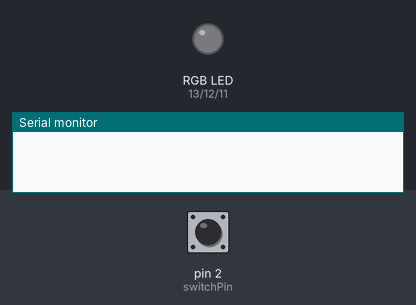
A sketch run on a simulated Arduino Uno, built with avr-gcc and run on an emulated ATmega328P. On the bench: an RGB LED mixed from three pins (HIGH = lit), the last lines printed to the serial monitor. Inputs (shaded band) come from the test bench; at power-on: pin 2 (switchPin) HIGH. Dim RGB values are drawn brighter than linear.

Above: at 1.2 s.
1.3 s: pin 2 (switchPin) pulled LOW for 0.15 s
At 2.5 s:
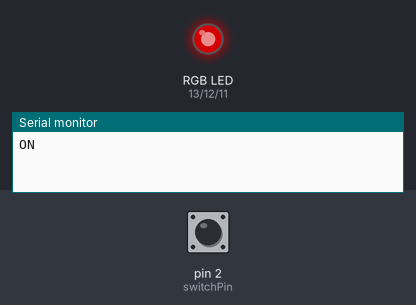
2.9 s: pin 2 (switchPin) pulled LOW for 1 s
At 4.9 s:
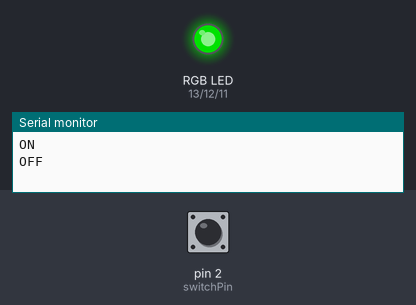
5.4 s: pin 2 (switchPin) pulled LOW for 0.15 s
At 6.4 s:
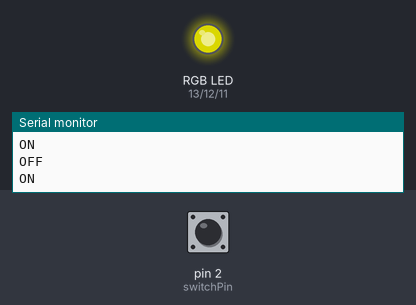
7.1 s: pin 2 (switchPin) pulled LOW for 3.2 s
At 11.0 s:
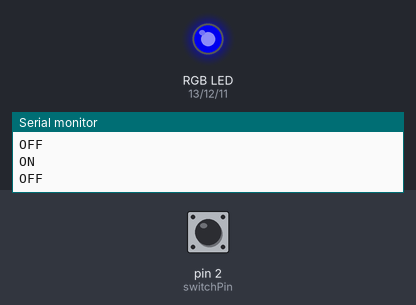
11.8 s: pin 2 (switchPin) pulled LOW for 0.15 s
At 12.5 s:
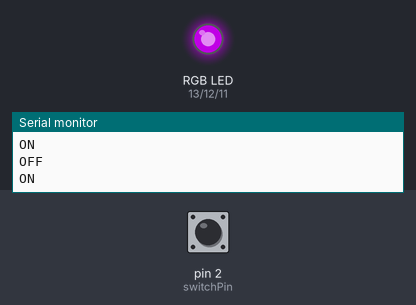
13.5 s: pin 2 (switchPin) pulled LOW for 1 s
At 15.4 s:
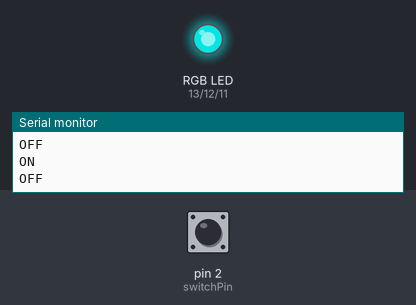
Timing chart, 0 to 16.9 s (numbered marks = the images above; inputs shaded):
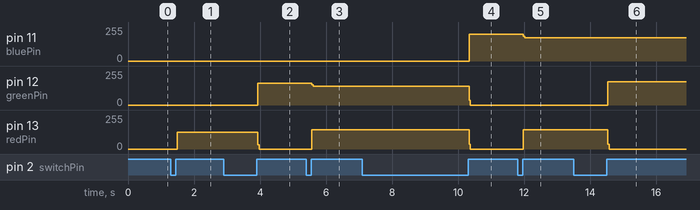

The sketch:

BlinkRGB.pde
```cpp
#define MAX_MODES 7

typedef enum LightMode {
	LightModeNone = 0x0,
	LightModeRed = 0x1,
	LightModeGreen = 0x2,
	LightModeBlue = 0x4
} LightMode;


// OUTPUT pins
int redPin = 13;
int greenPin = 12;
int bluePin = 11;

// INPUT pins
int switchPin = 2;

// Variables
int switchValue;
int val;
int buttonState;
int lightMode;

int temp1;

boolean temp2;

void setup()   {
  // initialize the digital pin as an output:
  pinMode(redPin, OUTPUT);
  pinMode(greenPin, OUTPUT);
  pinMode(bluePin, OUTPUT);
  pinMode(switchPin, INPUT);

  // setup serial connection at 9600 bps
  Serial.begin(9600);
  temp1 = digitalRead(switchPin);
  temp2 = 0;
  lightMode = LightModeNone;
}


void loop()
{
  val = digitalRead(switchPin);

  if (val != temp1) {
     temp1 = val;
     if (val == HIGH) {
     	temp2 = !temp2;
	Serial.println(temp2 ? "ON" : "OFF");
	if (lightMode < MAX_MODES) {
     	lightMode = lightMode + 1;
     } else {
       lightMode = LightModeNone;
     }

  }


}


      digitalWrite(redPin, LOW);
      digitalWrite(greenPin, LOW);
      digitalWrite(bluePin, LOW);

if (lightMode & LightModeRed) {
     digitalWrite(redPin, HIGH);
}
if (lightMode & LightModeGreen) {
     digitalWrite(greenPin, HIGH);
}
if (lightMode & LightModeBlue) {
     digitalWrite(bluePin, HIGH);
}

}
```

Measured:
- after the input at 1.3 s, pin 13 (redPin): 0/255 → 126/255 after 0.19 s
- after the input at 2.9 s, pin 12 (greenPin): 0/255 → 162/255 after 1.0 s; pin 13 (redPin): 126/255 → 0/255 after 1.0 s
- after the input at 5.4 s, pin 12 (greenPin): 162/255 → 141/255 after 0.17 s; pin 13 (redPin): 0/255 → 143/255 after 0.17 s
- after the input at 7.1 s, pin 11 (bluePin): 0/255 → 200/255 after 3.2 s; pin 12 (greenPin): 141/255 → 0/255 after 3.2 s; pin 13 (redPin): 143/255 → 0/255 after 3.2 s
- after the input at 11.8 s, pin 11 (bluePin): 200/255 → 174/255 after 0.17 s; pin 13 (redPin): 0/255 → 146/255 after 0.17 s
- after the input at 13.5 s, pin 12 (greenPin): 0/255 → 175/255 after 1.0 s; pin 13 (redPin): 146/255 → 0/255 after 1.0 s
